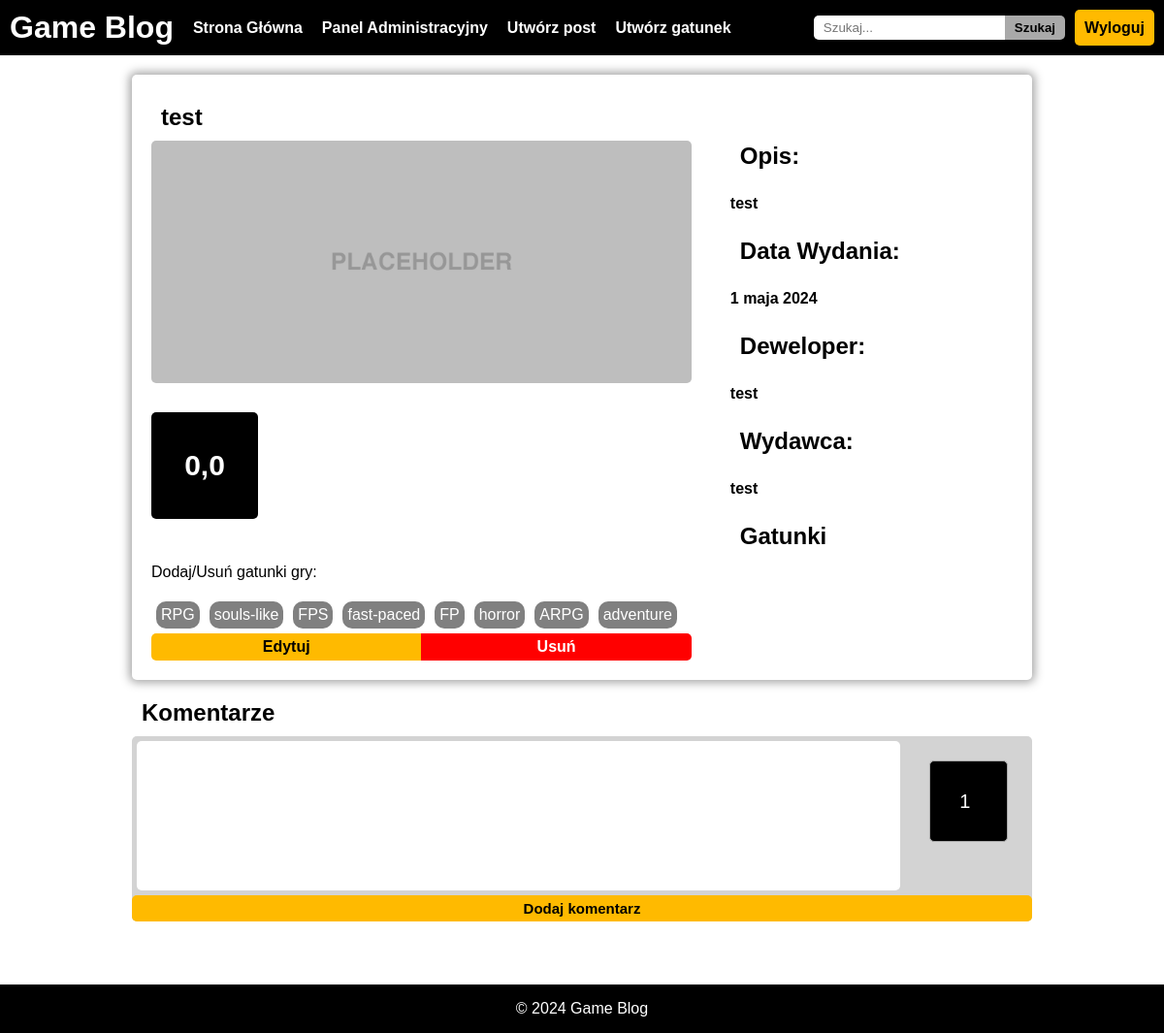
The app's page /game/4 (signed in) with its own data.
### blog/models.py (models this page shows)
class Game(models.Model):
    title = models.CharField(max_length=255)
    description = models.TextField()
    release_date = models.DateField()
    rating = models.FloatField(default=0.0)
    developer = models.CharField(max_length=255)
    publisher = models.CharField(max_length=255)
    cover = models.ImageField(upload_to='covers/', blank=True)

class Genre(models.Model):
    name = models.CharField(max_length=255)
    games = models.ManyToManyField(Game, blank=True)

### blog/views.py (the view)
# urls.py: path('game/<int:game_id>', views.game_view, name='game'),
def game_view(request, game_id):
    game = Game.objects.get(id=game_id)
    posts = Post.objects.filter(game=game)
    genres = Genre.objects.filter(games=game)
    all_genres = Genre.objects.all()
    already_posted = False
    if request.user.is_authenticated:
        user_post = Post.objects.filter(game=game, author=request.user)
        if user_post:
            already_posted = True
    if request.method == 'POST':
        form = PostForm(request.POST)
        if form.is_valid():
            post = Post(
                content=form.cleaned_data['content'],
                rating=form.cleaned_data['rating'],
                author=request.user,
                game=game
            )
            if already_posted:
                posts_count = Post.objects.filter(game=game).count()
                game.rating = (game.rating * posts_count - user_post[0].rating + post.rating) / posts_count
                game.save()
                user_post[0].content = form.cleaned_data['content']
                user_post[0].rating = form.cleaned_data['rating']
                user_post[0].save()
            else:
                post.save()
                posts_count = Post.objects.filter(game=game).count()
                game.rating = (game.rating * (posts_count - 1) + post.rating) / posts_count
                game.save()
            return redirect('game', game_id=game_id)
    else:
        if already_posted:
            form = PostForm(initial={'content': user_post[0].content, 'rating': user_post[0].rating})
        else:
            form = PostForm()
    return render(request, 'blog/game.html', {'game': game, 'posts': posts, 'genres': genres, 'form': form, 'already_posted': already_posted, 'post_id': user_post[0].id if already_posted else None, 'game_id': game_id, 'all_genres': all_genres})

### blog/forms.py
class PostForm(forms.Form):
    content = forms.CharField(label="Zawartość",widget=forms.Textarea(attrs={'class': 'form-control'}))
    rating = forms.IntegerField(label="Ocena",widget=forms.NumberInput(attrs={'class': 'form-control'}))

### blog/templatetags/custom_tags.py (called while the page is built)
@register.filter(name='has_group')
def has_group(user, group_name):
    return user.groups.filter(name=group_name).exists()

### blog/templates/blog/game.html (shortened to what this page needs)
{% extends 'blog/base.html' %}
{% block content %}
<div id="game">
    <div id="game-main">
        <h2>{{ game.title }}</h2>
        {% if game.cover %}
        <img src="/media/{{game.cover}}" alt="{{ game.title }}" />
        {% else %}
        <img src="/media/covers/none.png" alt="{{ game.title }}" />
        {% endif %}
        <p class="game-score">{{ game.rating }}</p>
        {% load custom_tags %}
        {% if user|has_group:'admin' %}
        <p>Dodaj/Usuń gatunki gry:</p>
        <div class="genres">
        {% for genre in all_genres %}
        <a class="game-edit-genre" href="{% url 'add_genre' game_id genre.name %}">{{genre.name}}</a>
        {% endfor %}
        </div>
        <div class="game-form-buttons">
            <a class="game-form-edit" href="{% url 'edit_game' game_id %}">Edytuj</a>
            <a class="game-form-delete" href="{% url 'delete_game' game_id %}">Usuń</a>
        </div>
        {% endif %}
    </div>
    <div id="summary">
        <h2>Opis:</h2>
        <p>{{ game.description }}</p>
        <h2>Data Wydania:</h2>
        <p>{{ game.release_date }}</p>
        <h2>Deweloper:</h2>
        <p>{{ game.developer }}</p>
        <h2>Wydawca:</h2>
        <p>{{ game.publisher }}</p>
        <h2>Gatunki</h2>
    </div>
</div>
<div id="comment-section">
    <h2>Komentarze</h2>
    {% if user.is_authenticated %}
    <form method="POST" id="comment-form">
        <div class="comment-form-inputs">
            {% for field in form %}
            {% if field.name == 'rating' %}
            <input type="number" name="{{ field.name }}" min="1" max="10" value="{{ field.value|default_if_none:'1' }}">
            {% else %}
            {{ field }}
            {% endif %}
            {% endfor %}
        </div>
        {% if already_posted %}
        <div class="comment-form-buttons">
            <input class="comment-form-update" type="submit" value="Zaktualizuj" />
            <a class="comment-form-delete" href="{% url 'delete' post_id %}">Usuń</a>
        </div>
        {% else %}
        <input class="comment-form-add" type="submit" value="Dodaj komentarz" />
        {% endif %}
    </form>
    {% endif %}
</div>
</div>
{% endblock %}

### blog/templates/blog/base.html (shortened to what this page needs)
<!DOCTYPE html>
<html lang="pl">
<head>
    {% load static %}
    <link rel="stylesheet" href="{% static 'blog/style.css' %}">
</head>
<body>
    <div id="menu">
        <h1>Game Blog</h1>
        <a href="/">Strona Główna</a>
        {% load custom_tags %}
        {% if user|has_group:'admin' %}
            <a class="menu-admin" href="/admin">Panel Administracyjny</a>
            <a class="menu-admin" href="/create_game">Utwórz post</a>
            <a class="menu-admin" href="/create_genre">Utwórz gatunek</a>
        {% endif %}
        <form method="GET" action="/" id="search">
            <input type="text" name="search" placeholder="Szukaj...">
            <input type="submit" value="Szukaj">
        </form>
        {% if user.is_authenticated %}
        <a class="account" href="/logout">Wyloguj</a>
        {% else %}
        <a class="account" href="/login">Logowanie</a>
        <a class="account" href="/register">Rejestracja</a>
        {% endif %}
    </div>
    <div id="content">
        {% block content %}
        {% endblock %}
</body>
<footer>
    <p>&copy; 2024 Game Blog</p>
</footer>
</html>

### blog/static/blog/style.css (style rules this page uses)
body { font-family: Arial, sans-serif; margin: 0; padding: 0; }
footer { display: flex; justify-content: center; align-items: center; background-color: black; color: white; height: 50px; width: 100%; position: fixed; bottom: 0; }
#menu { display: inline-flex; width: 100%; background-color: black; }
#menu a { display: flex; align-items: center; margin: 10px; font-weight: bold; color: white; text-decoration: none; }
.account { background-color: #FFBA00; color: black !important; padding: 5px 10px 5px 10px; border-radius: 5px; margin: 15px; }
#menu h1 { color: white; margin: 0; padding: 10px; }
#search { display: inline-flex; align-items: center; margin-left: auto; }
#search input[type="text"] { padding: 5px 10px 5px 10px; border-radius: 5px 0 0 5px; border: none; }
#search input[type="submit"] { padding: 5px 10px 5px 10px; border-radius: 0 5px 5px 0; border: none; background-color: darkgrey; color: black; font-weight: bold; cursor: pointer; }
#content { display: flex; flex-wrap: wrap; justify-content: center; margin: 20px; }
#game { display: flex; width: 80%; box-shadow: 0 0 10px 3px darkgray; border-radius: 5px; }
#game-main { display: flex; flex-direction: column; width: 60%; margin: 20px; }
#game h2 { display: flex; margin: 0; padding: 10px; }
#game img { width: 100%; height: 250px; object-fit: cover; border-radius: 5px; }
#summary { margin-top: 60px; font-weight: bold; margin-left: 20px; }
.game-score { display: flex; align-items: center; justify-content: center; background-color: black; color: white; padding: 5px; border-radius: 5px; font-weight: bold; width: 100px; height: 100px; font-size: 30px; }
#comment-section { display: flex; flex-direction: column; margin: 10px 10px 80px 10px; width: 80%; }
#comment-section h2 { margin: 0; padding: 10px; }
#comment-form { display: flex; flex-direction: column; background-color: lightgray; margin-bottom: 15px; border-radius: 5px; }
#comment-form input[type="text"], #comment-form textarea { border-radius: 5px; border: 1px solid darkgray; width: 100%; resize: none; border: none; margin: 5px; }
.comment-form-inputs { display: flex; justify-content: space-between; }
#comment-form input[type="number"] { -moz-appearance: textfield; appearance: textfield; margin: 25px; border-radius: 5px; border: 1px solid darkgray; text-align: center; background-color: black; color: white; font-size: 20px; padding-left: 10px; width: 80px; height: 80px; }
#comment-form input[type="submit"] { border: none; background-color: #FFBA00; color: black; cursor: pointer; width: 100%; font-size: 15px; font-weight: bold; text-align: center; text-decoration: none; }
.comment-form-add { border-radius: 5px; padding: 5px; }
.game-form-buttons { display: flex; justify-content: space-between; text-align: center; }
.game-form-edit { background-color: #FFBA00; color: black; padding: 5px; border-radius: 5px; font-weight: bold; cursor: pointer; border-radius: 5px 0 0 5px; width: 100%; text-decoration: none; }
.game-form-delete { background-color: red; color: white; padding: 5px; border-radius: 5px; font-weight: bold; cursor: pointer; border-radius: 0 5px 5px 0; width: 100%; text-decoration: none; }
.genres { display: flex; flex-wrap: wrap; max-height: 70px; overflow: auto; }
.game-edit-genre { display: flex; border-radius: 10px; padding: 5px; background-color: gray; margin: 5px; text-decoration: none; color: white; }

### records on screen
Game: title "test", title (placeholder picture), rating "0,0", description "test", release_date "1 maja 2024", developer "test", publisher "test"
Genre: name "RPG"
Genre: name "souls-like"
Genre: name "FPS"
Genre: name "fast-paced"
Genre: name "FP"
Genre: name "horror"
Genre: name "ARPG"
Genre: name "adventure"
